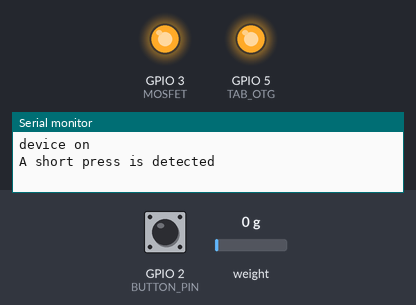
Recording of a program running on a simulated ESP32. On the bench: output pins drawn as LEDs (lit = HIGH), the last lines printed to the serial monitor. The test bench sets the inputs (shaded band); at power-on: GPIO 2 (BUTTON_PIN) HIGH, weight on the scale 0 g. Pins used as bus, display or sensor lines are not drawn.

Above: at 2.3 s.
2.4 s: GPIO 2 (BUTTON_PIN) pulled LOW for 3.2 s
At 6.4 s:
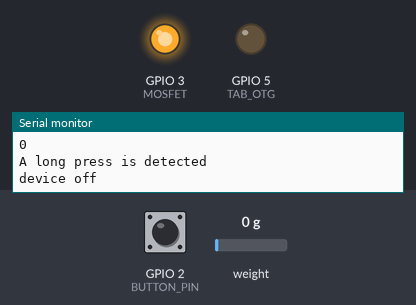
At 8.0 s:
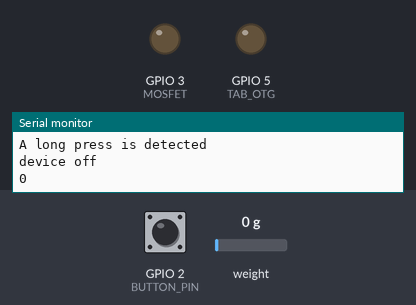
Timing chart, 0 to 9.5 s (numbered marks = the images above; inputs shaded):
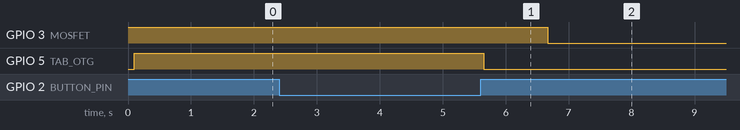

Measured:
- after the input at 2.4 s, GPIO 3 (MOSFET): HIGH → LOW after 4.3 s; GPIO 5 (TAB_OTG): HIGH → LOW after 3.3 s

The program:

main.cpp
```cpp
#include "HX711.h"
HX711 scale;

uint8_t dataPin = 6;
uint8_t clockPin = 7;

uint8_t BUTTON_PIN = 2;
uint8_t MOSFET = 3;
uint8_t TAB_POWER = 4;
uint8_t TAB_OTG = 5;
bool flag = LOW;

#define SHORT_PRESS_TIME 500  // 500 milliseconds
#define LONG_PRESS_TIME 2000  // 3000 milliseconds

// Variables will change:
int lastState = LOW;  // the previous state from the input pin
int currentState;     // the current reading from the input pin
unsigned long pressedTime = 0;
unsigned long releasedTime = 0;

int previousLoadCellData = 0;
const int stabilityThreshold = 5;                // Define your threshold here
const unsigned long stabilityDuration = 200000;  // Define stability duration in milliseconds
unsigned long lastStableTime = 0;

bool flag1 = false;

void setup() {
  Serial.begin(9600);

  scale.begin(dataPin, clockPin);

  pinMode(BUTTON_PIN, INPUT);

  pinMode(MOSFET, OUTPUT);
  digitalWrite(MOSFET, HIGH);  // turn the MOSFET on (HIGH is the voltage level)
  Serial.println("device on");
  delay(50);

  pinMode(TAB_POWER, OUTPUT);
  digitalWrite(TAB_POWER, HIGH);  // turn the TAB_OTG on (HIGH is the voltage level)
  delay(50);

  pinMode(TAB_OTG, OUTPUT);
  digitalWrite(TAB_OTG, HIGH);  // turn the TAB_OTG on (HIGH is the voltage level)
  delay(50);

  // load cell factor for 5 KG
  scale.set_scale(-419.67);  // TODO you need to calibrate this yourself     gray1(-465.28), white(-401.79)  gray2(-419.67)

  // reset the scale to zero = 0
  scale.tare();

  // digitalWrite(TAB_POWER, HIGH);  // turn the TAB_POWER on (HIGH is the voltage level)
  // delay(2000);
  // digitalWrite(TAB_POWER, LOW);  // turn the TAB_POWER on (HIGH is the voltage level)
}


void loop() {
  // Serial.println("hello world");
  // delay(500);


  int currentLoadCellData = readLoadCellData();
  // Serial.println(currentLoadCellData);

  if (isStable(currentLoadCellData)) {

    if (millis() - lastStableTime >= stabilityDuration && flag==false) {
      Serial.println("sleep mode");
      flag = true;
      digitalWrite(TAB_OTG, LOW);  // turn the TAB_OTG on (HIGH is the voltage level)
      delay(10);
      digitalWrite(TAB_POWER, HIGH);  // turn the TAB_POWER on (HIGH is the voltage level)
      delay(1000);
      digitalWrite(TAB_POWER, LOW);  // turn the TAB_POWER on (HIGH is the voltage level)
      delay(10);

      digitalWrite(MOSFET, LOW);  // turn the MOSFET off (LOW is the voltage level)
      delay(500);
    }
  } else {
    lastStableTime = millis();
    previousLoadCellData = currentLoadCellData;
    flag = false;
  }

  // read the state of the switch/button:
  currentState = digitalRead(BUTTON_PIN);
  //  Serial.println(currentState);
  if (lastState == HIGH && currentState == LOW)  // button is pressed
    pressedTime = millis();
  else if (lastState == LOW && currentState == HIGH) {  // button is released
    releasedTime = millis();

    long pressDuration = releasedTime - pressedTime;

    if (pressDuration < LONG_PRESS_TIME) {
      Serial.println("A short press is detected");
      scale.tare();
    }
    if (pressDuration > LONG_PRESS_TIME) {
      Serial.println("A long press is detected");
      Serial.println("device off");
      digitalWrite(TAB_OTG, LOW);  // turn the TAB_OTG on (HIGH is the voltage level)
      delay(10);
      digitalWrite(TAB_POWER, HIGH);  // turn the TAB_POWER on (HIGH is the voltage level)
      delay(1000);
      digitalWrite(TAB_POWER, LOW);  // turn the TAB_POWER on (HIGH is the voltage level)
      delay(10);
      digitalWrite(MOSFET, LOW);  // turn the MOSFET off (LOW is the voltage level)
      delay(500);
    }
  }

  // save the the last state
  lastState = currentState;

  if (flag == false) Serial.println(readLoadCellData());

}

int readLoadCellData() {
  // Read load cell data
  return scale.get_units(5);
}

bool isStable(int currentLoadCellData) {

  return abs(currentLoadCellData - previousLoadCellData) <= stabilityThreshold;
}


// -- END OF FILE --
```
